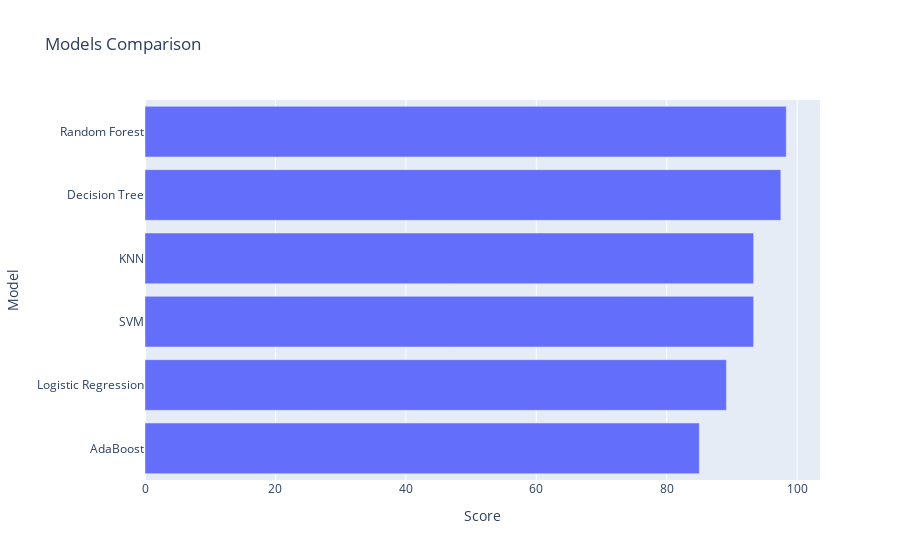

The code cell stored with this chart in its notebook:
### Code cell
import plotly.express as px
models = pd.DataFrame({
    'Model' : [ 'Logistic Regression', 'Decision Tree','SVM','KNN' ,'Random Forest','AdaBoost'],
    'Score' : [89.16, 97.5,93.33,93.33,98.33,85]
})


sorted_models = models.sort_values(by = 'Score', ascending = True)

fig = px.bar(data_frame = sorted_models, x = 'Score', y = 'Model',
       title = 'Models Comparison')

fig.show()

### Figure 1 — Plotly figure (JSON) as saved in the notebook; plotly's stock layout.template omitted (floating-point values rounded to 4 significant figures)
{"data": [{"alignmentgroup": "True", "hovertemplate": "Score=%{x}<br>Model=%{y}<extra></extra>", "legendgroup": "", "marker": {"color": "#636efa", "pattern": {"shape": ""}}, "name": "", "offsetgroup": "", "orientation": "h", "showlegend": false, "textposition": "auto", "type": "bar", "x": [85, 89.16, 93.33, 93.33, 97.5, 98.33], "xaxis": "x", "y": ["AdaBoost", "Logistic Regression", "SVM", "KNN", "Decision Tree", "Random Forest"], "yaxis": "y"}], "layout": {"barmode": "relative", "legend": {"tracegroupgap": 0}, "title": {"text": "Models Comparison"}, "xaxis": {"anchor": "y", "domain": [0, 1], "title": {"text": "Score"}}, "yaxis": {"anchor": "x", "domain": [0, 1], "title": {"text": "Model"}}}}
